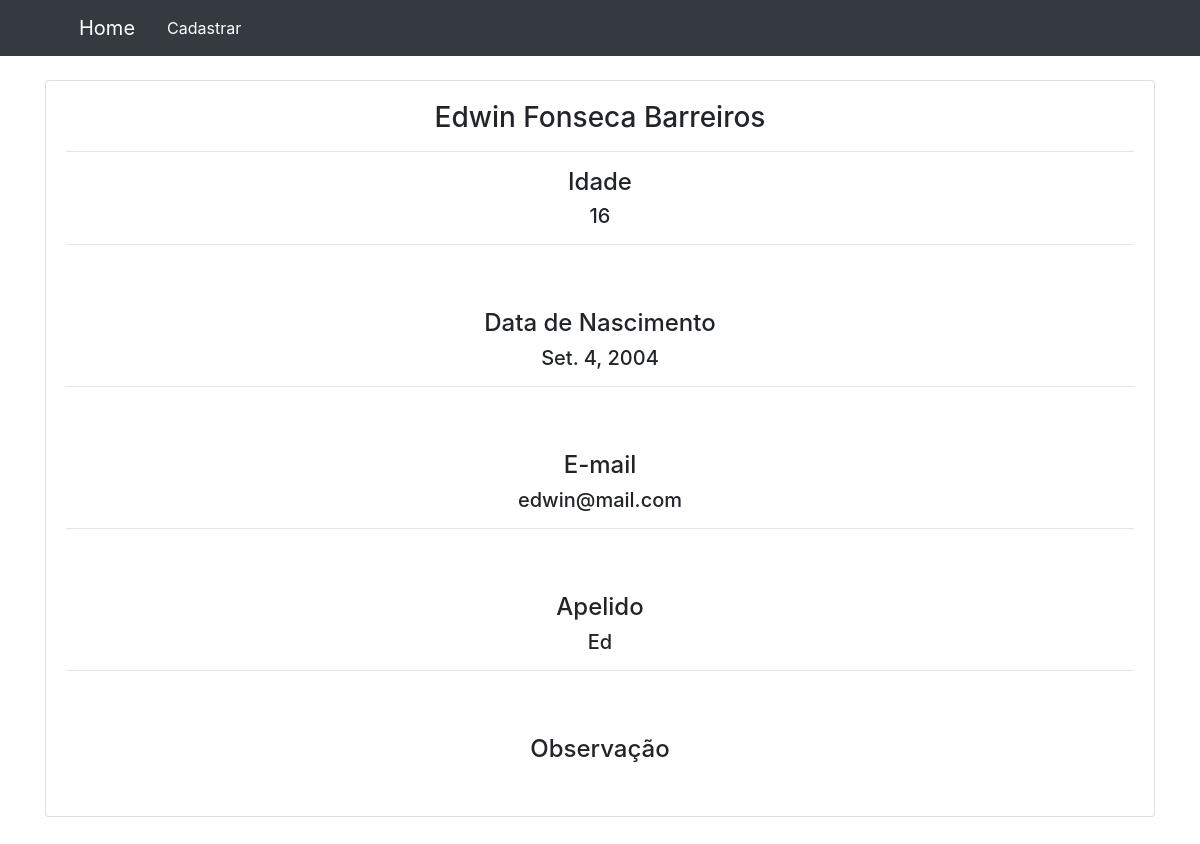
Page /detalhe_pessoa/4/ on the committed database.
### pessoas/models.py (models this page shows, shortened)
class Pessoa(models.Model):
    nome = models.CharField('Nome', max_length=150)
    idade = models.IntegerField('Idade')
    data_nascimento = models.DateField('Data de Nascimento')
    email = models.EmailField('E-mail')
    apelido = models.CharField('Apelido', max_length=50, blank=True)
    observacao = models.TextField('Observação', max_length=150, blank=True)

### pessoas/views.py (the view)
# urls.py: path('detalhe_pessoa/<int:id>/', views.detalhe_pessoa, name='detalhe_pessoa')
def detalhe_pessoa(request, id):
    pessoa = Pessoa.objects.get(id=id)
    return render(request, 'pessoas/detalhe_pessoa.html', {'pessoa': pessoa})

### pessoas/templates/pessoas/detalhe_pessoa.html (shortened to what this page needs)
{% extends 'base.html' %}
{% load static %}
{% block content %}
    <div class="container">
        <div id="row-principal" class="row mt-4" style="margin-bottom: 7%;">
        <div class="col-md-12">
            <div class="card">
            <div class="card-body">
                <div class="row">
                    <div class="col-md-12">
                        <h3 id="titulo-profile">{{ pessoa.nome }}</h4>
                        <hr>
                    </div>
                </div>
                <div class="row">
                    <div class="col-md-12">
                        <h4>Idade</h4>
                        <h5>{{ pessoa.idade }}</h5>
                        <hr><br><br>
                        <h4>Data de Nascimento</h4>
                        <h5>{{ pessoa.data_nascimento }}</h5>
                        <hr><br><br>
                        <h4>E-mail</h4>
                        <h5>{{ pessoa.email }}</h5>
                        <hr><br><br>
                        <h4>Apelido</h4>
                        <h5>{{ pessoa.apelido }}</h5>
                        <hr><br><br>
                        <h4>Observação</h4>
                        <br>
                    </div>
                </div>
            </div>
            </div>
        </div>
        </div>
    </div>
{% endblock content %}

### pessoas/templates/pessoas/detalhe_pessoa.html (style rules this page uses)
h3, h4, h5 { text-align: center; }

### rows in the picture
Pessoa: nome "Edwin Fonseca Barreiros", idade "16", data_nascimento "Set. 4, 2004", email "edwin@mail.com", apelido "Ed"
